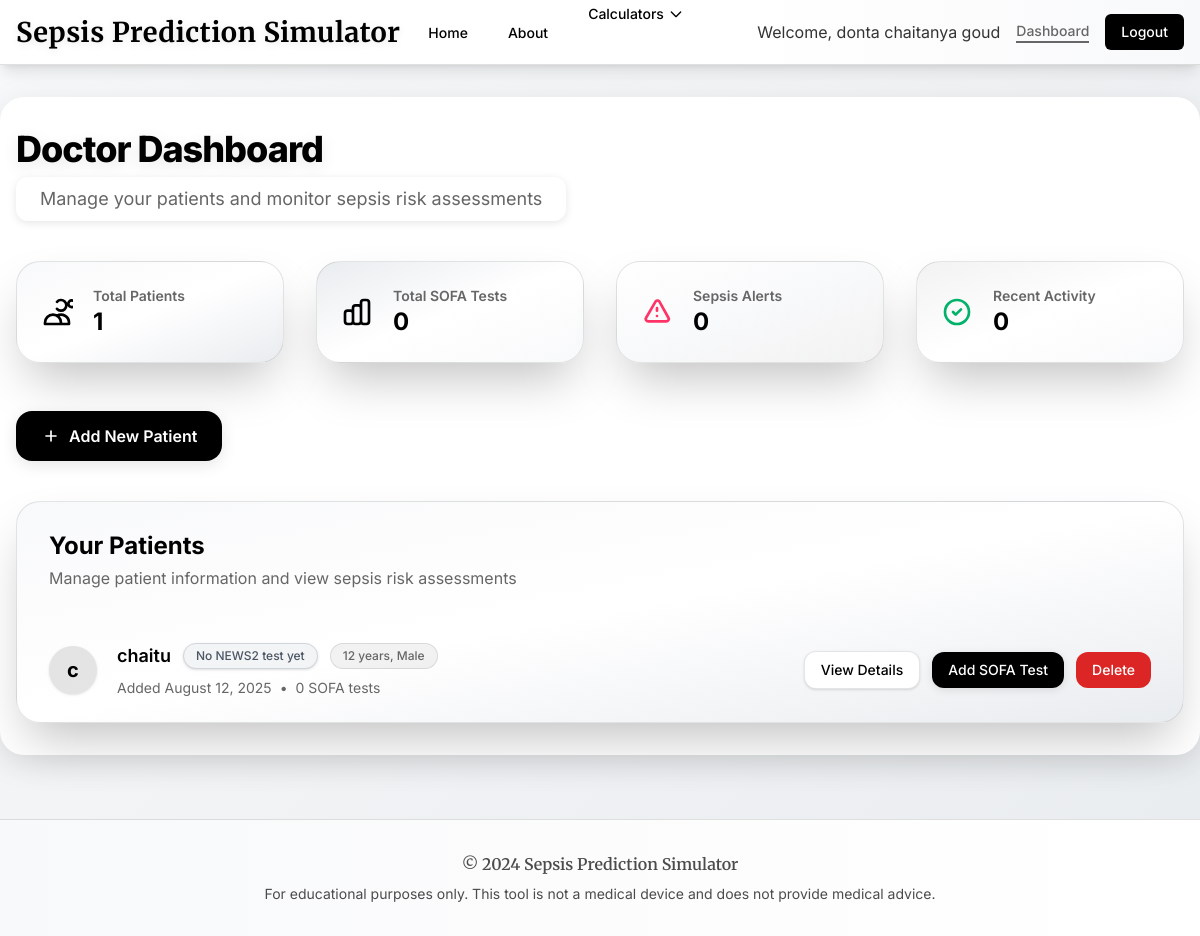
The page /dashboard (signed in) on the database its author committed.
### app.py (models this page shows)
class User(UserMixin, db.Model):
    id = db.Column(db.Integer, primary_key=True)
    email = db.Column(db.String(120), unique=True, nullable=False)
    name = db.Column(db.String(120), nullable=False)
    password_hash = db.Column(db.String(255), nullable=False)
    created_at = db.Column(db.DateTime, default=datetime.utcnow)
    patients = db.relationship('Patient', backref='doctor', lazy=True)

class Patient(db.Model):
    id = db.Column(db.Integer, primary_key=True)
    doctor_id = db.Column(db.Integer, db.ForeignKey('user.id'), nullable=False)
    name = db.Column(db.String(120), nullable=False)
    age = db.Column(db.Integer, nullable=False)
    gender = db.Column(db.String(10), nullable=False)
    created_at = db.Column(db.DateTime, default=datetime.utcnow)
    sofa_tests = db.relationship('SofaTest', backref='patient', lazy=True, order_by='SofaTest.timestamp.desc()')

### app.py (the view, shortened to what this page needs)
@app.route('/dashboard')
@doctor_required
def dashboard():
    patients = Patient.query.filter_by(doctor_id=current_user.id).all()
    total_tests = 0
    sepsis_alerts = 0
    recent_tests = 0
    patient_data = []
    for patient in patients:
        patient_tests = patient.sofa_tests
        total_tests += len(patient_tests)
        recent_tests += len([t for t in patient_tests if (datetime.now(timezone.utc) - t.timestamp.replace(tzinfo=timezone.utc)).total_seconds() < 86400])
        latest_news2 = SofaTest.query.filter_by(patient_id=patient.id, test_type='news2').order_by(SofaTest.timestamp.desc()).first()
        news2_risk = None
        patient_data.append({
            'patient': patient,
            'news2_risk': news2_risk
        })
    return render_template('dashboard.html', patient_data=patient_data,
                           total_tests=total_tests, sepsis_alerts=sepsis_alerts, recent_tests=recent_tests)

### app.py (called while the page is built)
@login_manager.user_loader
def load_user(user_id):
    return db.session.get(User, int(user_id))

def doctor_required(f):
    @wraps(f)
    def decorated_function(*args, **kwargs):
        if not current_user.is_authenticated:
            return redirect(url_for('login'))
        return f(*args, **kwargs)
    return decorated_function

### templates/dashboard.html (shortened to what this page needs)
{% extends "base.html" %}
{% block content %}
<div class="max-w-7xl mx-auto">
    <div class="mb-10">
        <h1 class="text-4xl font-extrabold" style="color: #000000; letter-spacing: -1px; text-shadow: 0 4px 16px rgba(0,0,0,0.1);">
            Doctor Dashboard
        </h1>
        <p class="text-lg text-[#666666] mt-2 bg-white inline-block px-6 py-2 rounded-xl shadow" style="box-shadow: 0 2px 8px 0 rgba(0,0,0,0.1);">
            Manage your patients and monitor sepsis risk assessments
        </p>
    </div>
    <div class="grid grid-cols-1 md:grid-cols-4 gap-8 mb-12">
        <div class="bg-gradient-to-br from-[#f8f9fa] via-white to-[#e9ecef] rounded-3xl shadow-2xl border border-[rgba(0,0,0,0.1)] transform hover:-translate-y-1 transition duration-200">
            <div class="p-6">
                <div class="flex items-center">
                    <svg class="h-8 w-8 text-[#000000]" fill="none" stroke="currentColor" viewBox="0 0 24 24">
                        <path stroke-linecap="round" stroke-linejoin="round" stroke-width="2"
                            d="M12 4.354a4 4 0 110 5.292M15 21H3v-1a6 6 0 0112 0v1zm0 0h6v-1a6 6 0 00-9-5.197m13.5-9a2.5 2.5 0 11-5 0 2.5 2.5 0 015 0z"></path>
                    </svg>
                    <div class="ml-5">
                        <dt class="text-sm font-semibold text-[#666666] truncate">Total Patients</dt>
                        <dd class="text-2xl font-bold text-[#000000]">{{ patient_data|length }}</dd>
                    </div>
                </div>
            </div>
        </div>
        <div class="bg-gradient-to-br from-[#e9ecef] via-white to-[#f8f9fa] rounded-3xl shadow-2xl border border-[rgba(0,0,0,0.1)] transform hover:-translate-y-1 transition duration-200">
            <div class="p-6 flex items-center">
                <div class="ml-5">
                    <dt class="text-sm font-semibold text-[#666666] truncate">Total SOFA Tests</dt>
                    <dd class="text-2xl font-bold text-[#000000]">{{ total_tests }}</dd>
                </div>
            </div>
        </div>
        <div class="bg-gradient-to-br from-[#fff] via-[#f8f9fa] to-[rgba(0,0,0,0.05)] rounded-3xl shadow-2xl border border-[rgba(0,0,0,0.1)] transform hover:-translate-y-1 transition duration-200">
            <div class="p-6 flex items-center">
                <svg class="h-8 w-8 text-[#FF3366]" fill="none" stroke="currentColor" viewBox="0 0 24 24">
                    <path stroke-linecap="round" stroke-linejoin="round" stroke-width="2"
                        d="M12 9v2m0 4h.01m-6.938 4h13.856c1.54 0 2.502-1.667 1.732-2.5L13.732 4c-.77-.833-1.964-.833-2.732 0L3.732 16.5c-.77.833.192 2.5 1.732 2.5z"></path>
                </svg>
                <div class="ml-5">
                    <dt class="text-sm font-semibold text-[#666666] truncate">Sepsis Alerts</dt>
                    <dd class="text-2xl font-bold text-[#000000]">{{ sepsis_alerts }}</dd>
                </div>
            </div>
        </div>
        <div class="bg-gradient-to-br from-[rgba(0,0,0,0.05)] via-white to-[#f8f9fa] rounded-3xl shadow-2xl border border-[rgba(0,0,0,0.1)] transform hover:-translate-y-1 transition duration-200">
            <div class="p-6 flex items-center">
                <svg class="h-8 w-8 text-[#00B26A]" fill="none" stroke="currentColor" viewBox="0 0 24 24">
                    <path stroke-linecap="round" stroke-linejoin="round" stroke-width="2"
                        d="M9 12l2 2 4-4m6 2a9 9 0 11-18 0 9 9 0 0118 0z"></path>
                </svg>
                <div class="ml-5">
                    <dt class="text-sm font-semibold text-[#666666] truncate">Recent Activity</dt>
                    <dd class="text-2xl font-bold text-[#000000]">{{ recent_tests }}</dd>
                </div>
            </div>
        </div>
    </div>
    <div class="mb-10">
        <a href="{{ url_for('new_patient') }}"
           class="inline-flex items-center px-6 py-3 border border-transparent text-base font-semibold rounded-2xl shadow-lg text-white transition hover:opacity-90"
           style="background: linear-gradient(90deg, #000000 0%, #000000 100%); box-shadow: 0 4px 16px 0 rgba(0,0,0,0.1);">
            <svg class="h-5 w-5 mr-2" fill="none" stroke="currentColor" viewBox="0 0 24 24">
                <path stroke-linecap="round" stroke-linejoin="round" stroke-width="2" d="M12 6v6m0 0v6m0-6h6m-6 0H6"></path>
            </svg>
            Add New Patient
        </a>
    </div>
    <div class="bg-gradient-to-br from-[#f8f9fa] via-white to-[#e9ecef] shadow-2xl border border-[rgba(0,0,0,0.1)] sm:rounded-3xl">
        <div class="px-6 py-7 sm:px-8">
            <h3 class="text-2xl font-bold text-[#000000]">Your Patients</h3>
            <p class="mt-1 max-w-2xl text-base text-[#666666]">Manage patient information and view sepsis risk assessments</p>
        </div>
        {% if patient_data and patient_data|length > 0 %}
        <ul class="divide-y divide-[rgba(0,0,0,0.1)]">
            {% for data in patient_data %}
            <li>
                <div class="px-6 py-6 sm:px-8 flex items-center justify-between">
                    <div class="flex items-center">
                        <div class="h-12 w-12 rounded-full bg-[rgba(0,0,0,0.1)] flex items-center justify-center shadow">
                            <span class="text-[#000000] font-bold text-xl">{{ data.patient.name[0]|default('?', true) }}</span>
                        </div>
                        <div class="ml-5">
                            <div class="flex items-center">
                                <p class="text-lg font-semibold text-[#000000]">{{ data.patient.name }}</p>
                                {% if data.news2_risk %}
                                    <span class="ml-3 inline-flex items-center px-3 py-1 rounded-full text-xs font-medium shadow border"
                                          style="{% if data.news2_risk == 'Low' %}background:#E6FFF2;color:#00B26A;border-color:#00B26A;
                                                 {% elif data.news2_risk == 'Medium' %}background:#FFF3CD;color:#856404;border-color:#856404;
                                                 {% elif data.news2_risk == 'High' %}background:#FFEEF2;color:#FF3366;border-color:#FF3366;{% endif %}">
                                        NEWS2: {{ data.news2_risk }}
                                    </span>
                                {% else %}
                                    <span class="ml-3 inline-flex items-center px-3 py-1 rounded-full text-xs font-medium bg-gray-100 text-gray-600 border border-gray-300 shadow">
                                        No NEWS2 test yet
                                    </span>
                                {% endif %}
                                <span class="ml-3 inline-flex items-center px-3 py-1 rounded-full text-xs font-medium bg-[rgba(0,0,0,0.05)] text-[#666666] border border-[rgba(0,0,0,0.1)]">
                                    {{ data.patient.age }} years, {{ data.patient.gender }}
                                </span>
                            </div>
                            <div class="mt-2 flex items-center text-sm text-[#666666]">
                                <p>Added
                                    {% if data.patient.created_at %}
                                        {{ data.patient.created_at.strftime('%B %d, %Y') }}
                                    {% else %}
                                        Unknown date
                                    {% endif %}
                                </p>
                                <span class="mx-2">•</span>
                                <p>{{ data.patient.sofa_tests|length }} SOFA tests</p>
                            </div>
                        </div>
                    </div>
                    <div class="flex items-center space-x-3">
                        <a href="{{ url_for('patient_detail', patient_id=data.patient.id) }}"
                           class="inline-flex items-center px-4 py-2 border border-[rgba(0,0,0,0.1)] shadow text-sm font-medium rounded-xl text-[#000000] bg-white hover:bg-[#f8f9fa] transition">
                            View Details
                        </a>
                        <a href="{{ url_for('new_sofa_test', patient_id=data.patient.id) }}"
                           class="inline-flex items-center px-4 py-2 text-sm font-medium rounded-xl text-white transition hover:opacity-90"
                           style="background:linear-gradient(90deg,#000000 0%,#000000 100%);box-shadow:0 2px 8px 0 rgba(0,0,0,0.1);">
                            Add SOFA Test
                        </a>
                        <form method="POST" action="{{ url_for('delete_patient', patient_id=data.patient.id) }}"
                              onsubmit="return confirm('Are you sure you want to delete {{ data.patient.name }} and all associated data?');">
                            <button type="submit"
                                class="inline-flex items-center px-4 py-2 text-sm font-medium rounded-xl text-white bg-red-600 hover:bg-red-700 transition">
                                Delete
                            </button>
                        </form>
                    </div>
                </div>
            </li>
            {% endfor %}
        </ul>
        {% else %}
        <div class="px-6 py-6 sm:px-8 text-center text-[#666666]">
            <p>No patients added yet. Start by adding a new patient.</p>
        </div>
        {% endif %}
    </div>
</div>
{% endblock %}

### templates/base.html (shortened to what this page needs)
<!DOCTYPE html>
<html lang="en">
<head>
    <script src="https://cdn.tailwindcss.com"></script>
</head>
<body class="bg-[#f8f9fa] text-[#000000] min-h-screen">
    <nav class="nav-bg shadow-lg border-b border-[#666666]/20">
        <div class="max-w-7xl mx-auto px-4">
            <div class="flex justify-between h-16">
                <div class="flex">
                    <div class="flex-shrink-0 flex items-center">
                        <a href="{{ url_for('home') }}" class="official-title">
                            Sepsis Prediction Simulator
                        </a>
                    </div>
                    <div class="hidden sm:ml-6 sm:flex sm:space-x-8">
                        <a href="{{ url_for('home') }}" class="nav-link inline-flex items-center px-1 pt-1 border-b-2 border-transparent text-sm font-medium {% if request.endpoint == 'home' %}active{% endif %}">
                            Home
                        </a>
                        <a href="{{ url_for('about') }}" class="nav-link inline-flex items-center px-1 pt-1 border-b-2 border-transparent text-sm font-medium {% if request.endpoint == 'about' %}active{% endif %}">
                            About
                        </a>
                        {% if current_user.is_authenticated %}
                        <div class="relative group">
                            <button class="nav-link inline-flex items-center px-1 pt-1 border-b-2 border-transparent text-sm font-medium">
                                Calculators
                                <svg class="ml-1 h-4 w-4" fill="none" stroke="currentColor" viewBox="0 0 24 24">
                                    <path stroke-linecap="round" stroke-linejoin="round" stroke-width="2" d="M19 9l-7 7-7-7"></path>
                                </svg>
                            </button>
                        </div>
                        {% endif %}
                    </div>
                </div>
                <div class="hidden sm:ml-6 sm:flex sm:items-center">
                    {% if current_user.is_authenticated %}
                        <div class="flex items-center space-x-4">
                            <span class="text-[#000000]/80">Welcome, {{ current_user.name }}</span>
                            <a href="{{ url_for('dashboard') }}" class="nav-link text-sm font-medium {% if request.endpoint == 'dashboard' %}active{% endif %}">
                                Dashboard
                            </a>
                            <a href="{{ url_for('logout') }}" class="bg-[#000000] text-white px-4 py-2 rounded-md text-sm font-medium hover:bg-[#333333] transition">
                                Logout
                            </a>
                        </div>
                    {% endif %}
                </div>
            </div>
        </div>
    </nav>
    <main class="max-w-7xl mx-auto px-4 py-8 mt-8 mb-8">
        {% block content %}{% endblock %}
    </main>
    <footer class="border-t border-[#666666]/20 mt-16">
        <div class="max-w-7xl mx-auto px-4 py-8">
            <div class="text-center text-[#000000]/70">
                <p class="font-semibold" style="font-family: 'Merriweather', 'Times New Roman', Times, serif;">&copy; 2024 Sepsis Prediction Simulator</p>
                <p class="mt-2 text-sm">For educational purposes only. This tool is not a medical device and does not provide medical advice.</p>
            </div>
        </div>
    </footer>
</body>
</html>

### templates/base.html (style rules this page uses)
body { font-family: 'Inter', sans-serif; background: linear-gradient(135deg, #f8f9fa 0%, #e9ecef 100%); color: #000000; }
.official-title { font-family: 'Merriweather', 'Times New Roman', Times, serif; font-weight: 700; font-size: 1.7rem; letter-spacing: 0.5px; color: #000000; text-shadow: 0 2px 8px rgba(0,0,0,0.1), 0 1px 0 #fff; }
.nav-link { color: #000000; font-weight: 500; transition: color 0.2s, border-color 0.2s; }
.nav-link:hover, .nav-link.active { color: #666666; border-bottom: 2px solid #666666; }
.nav-bg { background: linear-gradient(90deg, #fff 60%, #f8f9fa 100%); }
main { background: #fff; border-radius: 1.5rem; box-shadow: 0 8px 32px 0 rgba(0,0,0,0.1); }
footer { background: linear-gradient(90deg, #f8f9fa 0%, #fff 100%); }

### rows shown on the page
User: name "donta chaitanya goud"
Patient: patient "c", patient.name "chaitu", patient.age "12", patient.gender "Male", patient.created_at "August 12, 2025"

### other values the page prints
{{ patient_data|length }} "1"
{{ total_tests }} "0"
{{ sepsis_alerts }} "0"
{{ recent_tests }} "0"
{{ data.patient.sofa_tests|length }} "0"
